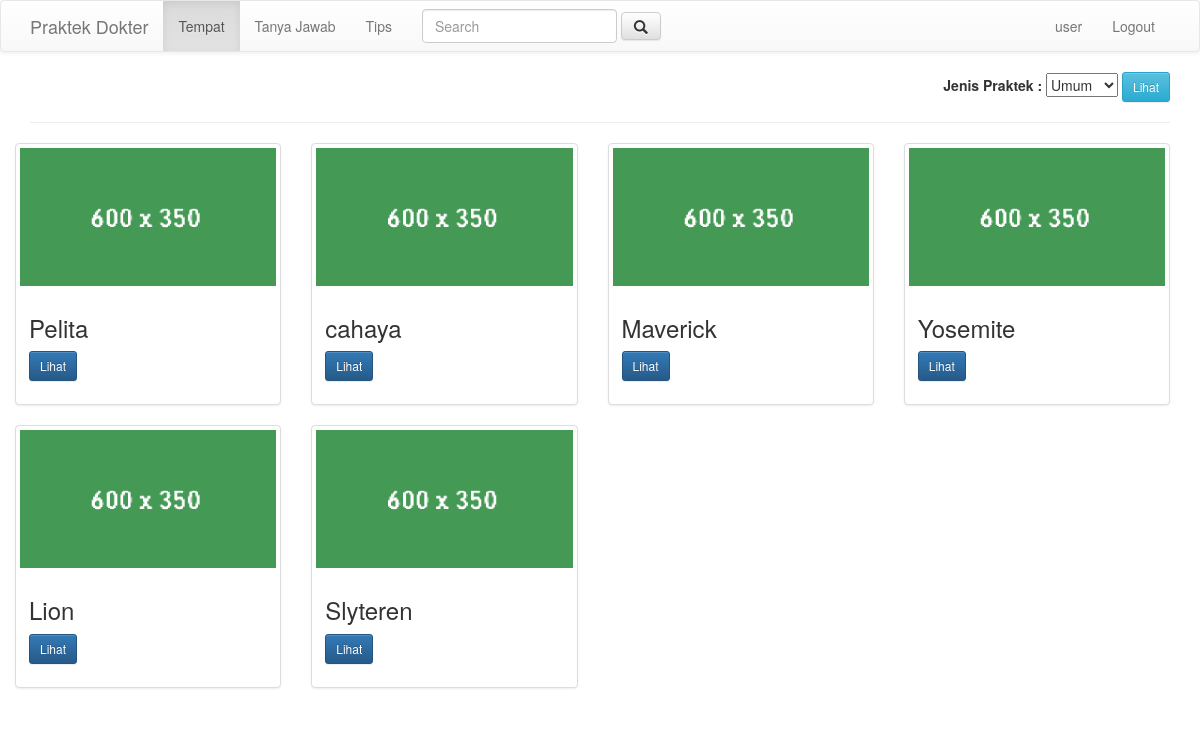
The app's page /pasien/homepasien.php (signed in) with its own data.
### tables this page shows
CREATE TABLE IF NOT EXISTS `tempatpraktek` (
  `id` int(10) NOT NULL,
  `nama` varchar(20) NOT NULL,
  `alamat` varchar(50) NOT NULL,
  `gambar` varchar(50) NOT NULL,
  `jenis` varchar(20) NOT NULL,
  `keterangan` text NOT NULL
);

### pasien/homepasien.php (the view, shortened to what this page needs)
<?php
$query ="SELECT id,nama,alamat,gambar,keterangan FROM tempatpraktek";
$hasil = mysql_query($query);
?>
<!DOCTYPE html PUBLIC "-//W3C//DTD XHTML 1.0 Transitional//EN" "http://www.w3.org/TR/xhtml1/DTD/xhtml1-transitional.dtd">
<html xmlns="http://www.w3.org/1999/xhtml">
<head>
 <link rel="stylesheet" href="../css/bootstrap.css" type="text/css">
 <link rel="stylesheet" href="../css/bootstrap-responsive.css" type="text/css">
  <link rel="stylesheet" href="../css/bootstrap-theme.css" type="text/css">
</head>
<body>
<nav class="navbar navbar-default">
  <div class="container">
    <div class="navbar-header">
      <a class="navbar-brand" href="#">Praktek Dokter</a>
    </div>
    <div class="collapse navbar-collapse" id="bs-example-navbar-collapse-1">
      <ul class="nav navbar-nav">
        <li class="active"><a>Tempat</a></li>
        <li><a href="tanyajawab.php">Tanya Jawab</a></li>
        <li><a href="tips.php">Tips</a></li>
      </ul>
      <form class="navbar-form navbar-left" role="search">
        <div class="form-group">
          <input type="text" class="form-control" placeholder="Search">
        </div>
        <button class="btn btn-default" type="button"><span class="glyphicon glyphicon-search"></span></button>
      </form>
      <ul class="nav navbar-nav navbar-right">
      <li class=""><a href="./profil.php"><?php echo "".$_SESSION['userid']."";?></a></li>
        <li><a href="../config/koneksi.php?op=out">Logout</a></li>
      </ul>
    </div>
  </div>
</nav>
 <div class="container">
 <div class="row">
<div class="col-lg-12" align="right">
<form action="jenispraktek.php" method="post">
<label>Jenis Praktek :</label>
<select title="Pilih Jenis Praktek" name="jenis">
<option value"umum">Umum</option>
</select>
<input type="submit" class="btn btn-info btn-sm" value="Lihat" />
</form>
</div>
</div>
<hr />
<div class="row">
<?php
while( $rows = mysql_fetch_array($hasil) ){
    ?>
    <div class="col-md-3">
    <div class="thumbnail">
      <img src="../<?php echo "$rows[gambar]";?>" alt="...">
      <div class="caption">
        <h3><?php echo $rows[1]; ?></h3>
        <p><a href="tempat.php?id=<?=$rows['id']; ?>" class="btn btn-primary btn-sm" role="button">Lihat</a></p>
      </div>
    </div>
  </div>
<?php
}
?>
</div>
</div>
</body>
</html>

### records on screen
tempatpraktek: gambar (picture), nama "Pelita"
tempatpraktek: gambar (picture), nama "cahaya"
tempatpraktek: gambar (picture), nama "Maverick"
tempatpraktek: gambar (picture), nama "Yosemite"
tempatpraktek: gambar (picture), nama "Lion"
tempatpraktek: gambar (picture), nama "Slyteren"

### other values on screen
$_SESSION['userid'] "user"
